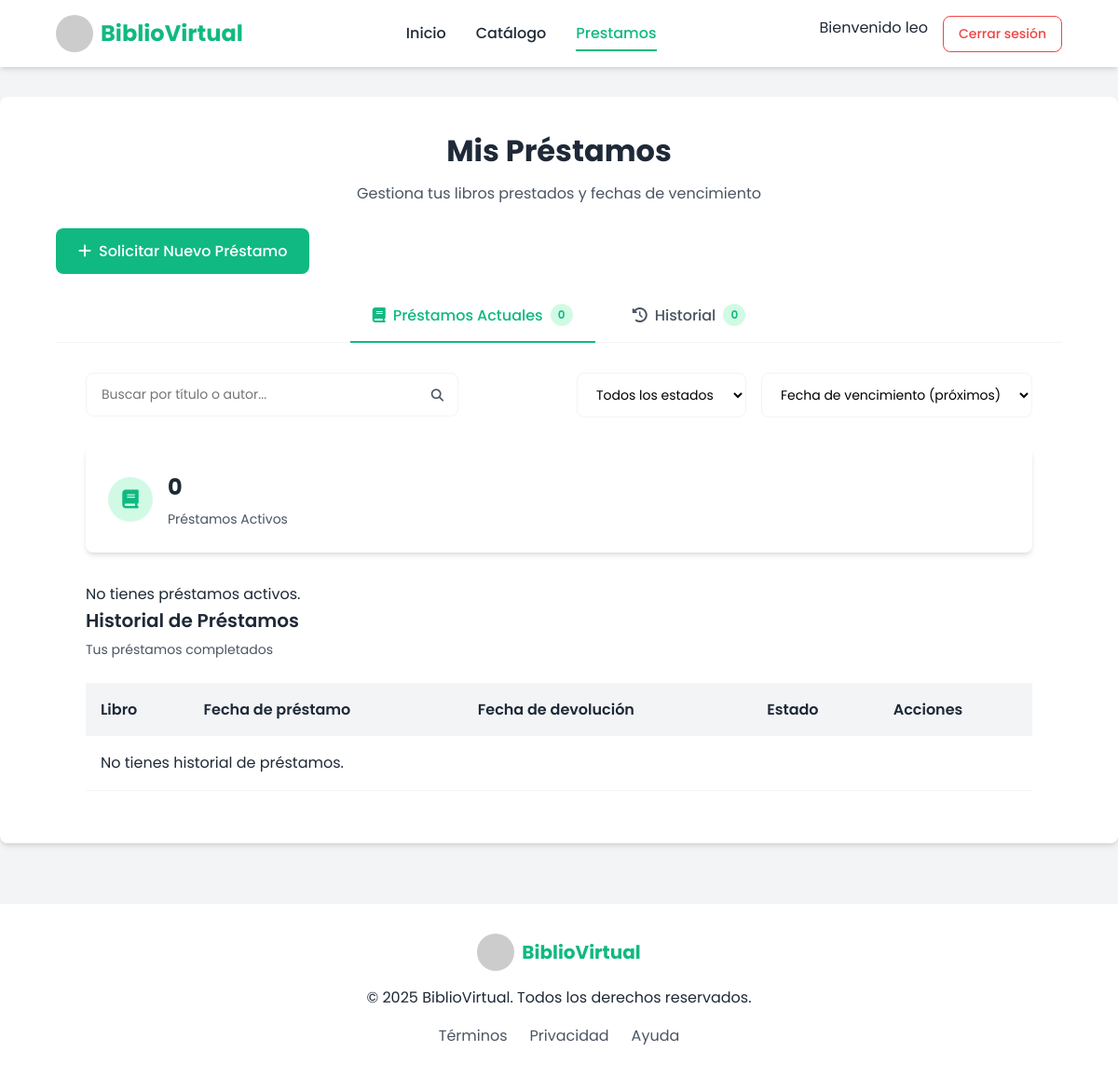
/prestamos/prestamos/ (signed in), run on an earlier commit of the app's database.
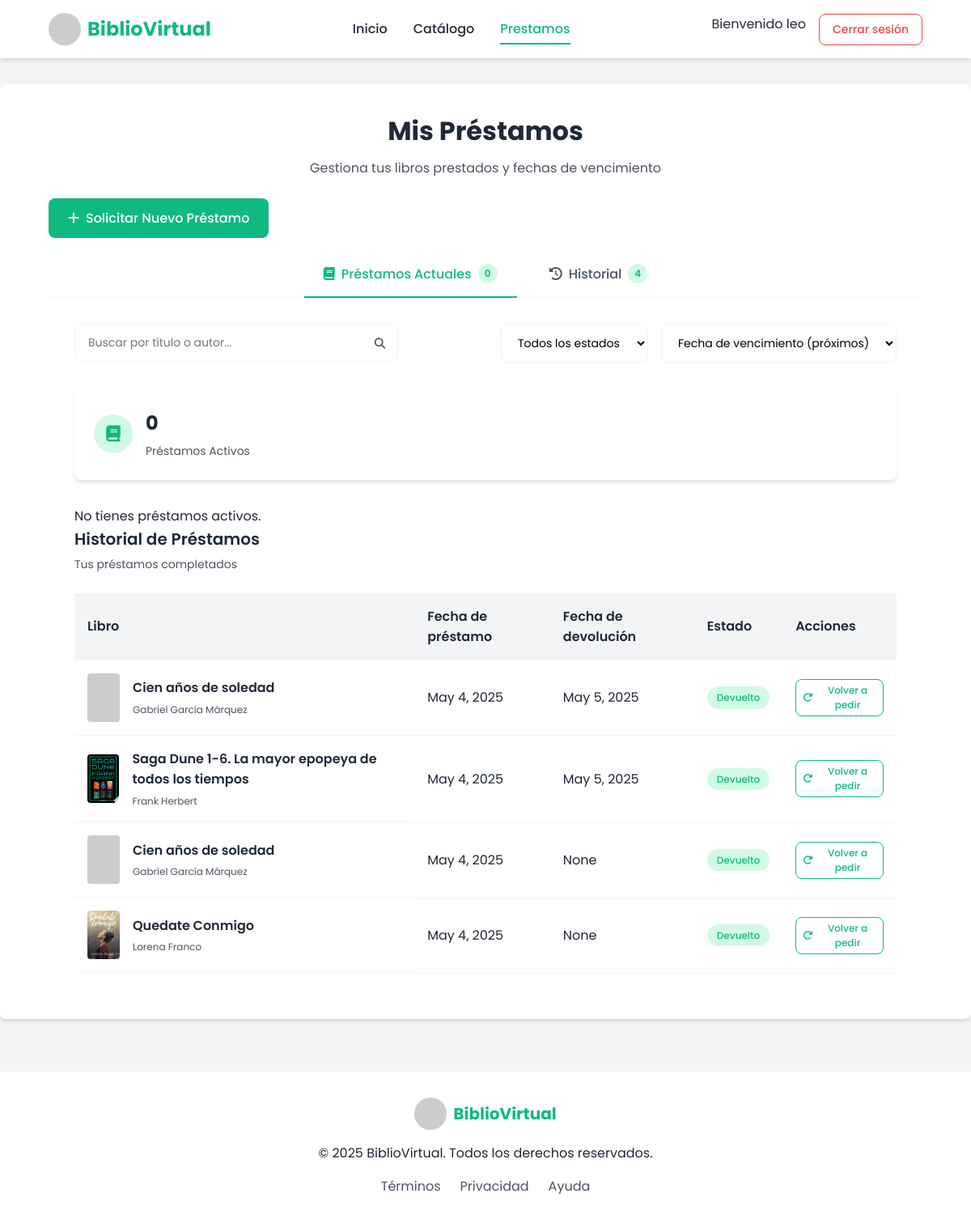
And on a later commit of the database.
### prestamos/models.py (models this page shows, shortened)
class Prestamo(models.Model):
    usuario = models.ForeignKey(Usuario, on_delete=models.CASCADE)
    libro = models.ForeignKey(Libro, on_delete=models.CASCADE)
    fecha_prestamo = models.DateField(auto_now_add=True)
    fecha_vencimiento = models.DateField()
    fecha_devolucion = models.DateField(null=True, blank=True)
    ESTADO_CHOICES = [
        ('pendiente', 'Pendiente'),
        ('activo', 'Activo'),
        ('vencido', 'Vencido'),
        ('devuelto', 'Devuelto'),
    ]
    estado = models.CharField(max_length=10, choices=ESTADO_CHOICES, default='activo')

### libros/models.py (models this page shows, shortened)
class Libro(models.Model):
    titulo = models.CharField(max_length=200)
    autor = models.CharField(max_length=100)
    editorial = models.CharField(max_length=100)
    año_publicacion = models.PositiveIntegerField()
    ISBN = models.CharField(max_length=13, unique=True)
    disponibilidad = models.BooleanField(default=True)
    genero = models.ForeignKey(Genero, on_delete=models.CASCADE)
    existencias = models.PositiveIntegerField(default=1)
    portada = models.ImageField(upload_to='portadas/', null=True, blank=True)
    portada_url = models.URLField(blank=True, null=True)
    def portada_preview(self):
        if self.portada:
            return mark_safe(
                f'<img src="{self.portada.url}" width="120" height="160" style="object-fit: contain; border: 1px solid #ccc;" />')
        elif self.portada_url:  # <--- MUESTRA LA URL SI LA IMAGEN AÚN NO SE HA GUARDADO
            return mark_safe(
                f'<img src="{self.portada_url}" width="120" height="160" style="object-fit: contain; border: 1px solid #ccc;" />')
        return "(Sin portada)"
    portada_preview.short_description = "Vista previa"

### prestamos/views.py (the view)
# urls.py: path('prestamos/', views.prestamos, name='prestamos'),
def prestamos(request):
    libros_disponibles = Libro.objects.filter(disponibilidad=True)
    prestamos_actuales_count = Prestamo.objects.filter(usuario=request.user, estado__in=['activo', 'pendiente', 'vencido']).count()
    historial_prestamos_count = Prestamo.objects.filter(usuario=request.user, estado='devuelto').count()
    context = {
        'libros_disponibles': libros_disponibles, # Pasar los libros disponibles al contexto
        'prestamos_actuales': Prestamo.objects.filter(usuario=request.user, estado__in=['activo', 'pendiente', 'vencido']).order_by('fecha_devolucion').select_related('libro'),
        'historial_prestamos': Prestamo.objects.filter(usuario=request.user, estado='devuelto').order_by('-fecha_devolucion').select_related('libro'),
        'prestamos_actuales_count': prestamos_actuales_count,
        'historial_prestamos_count': historial_prestamos_count,
    }
    return render(request, 'prestamos.html', context)

### prestamos/templates/prestamos.html (shortened to what the changed rows need)
    {% load static %}
    <!DOCTYPE html>
    <html lang="es">
    <head>
        <link rel="stylesheet" href="{% static 'css/prestamos.css' %}">
        <link rel="stylesheet" href="https://cdnjs.cloudflare.com/ajax/libs/font-awesome/6.4.0/css/all.min.css">
    </head>
    <body>
        <header class="header">
            <div class="container">
                <div class="logo">
                    <h1>BiblioVirtual</h1>
                </div>
            </div>
        </header>
        <main>
            {% if user.is_authenticated %}
            <div class="loans-container">
                <div class="container">
                    <div class="loans-header">
                        <h2>Mis Préstamos</h2>
                        <p>Gestiona tus libros prestados y fechas de vencimiento</p>
                        <button class="btn btn-primary new-loan-btn" id="newLoanBtn">
                            <i class="fas fa-plus"></i>
                            Solicitar Nuevo Préstamo
                        </button>
                    </div>
                    <div class="loans-tabs">
                        <button class="tab-btn active" data-tab="current">
                            <i class="fas fa-book"></i>
                            Préstamos Actuales
                            <span class="count">{{ prestamos_actuales_count }}</span>
                        </button>
                        <button class="tab-btn" data-tab="history">
                            <i class="fas fa-history"></i>
                            Historial
                            <span class="count">{{ historial_prestamos_count }}</span>
                        </button>
                    </div>
                    <div class="loans-content">
                        <div class="loans-filters">
                            <div class="search-box">
                                <input type="text" id="searchLoans" placeholder="Buscar por título o autor...">
                                <button class="search-btn">
                                    <i class="fas fa-search"></i>
                                </button>
                            </div>
                            <div class="filter-options">
                                <select id="statusFilter">
                                    <option value="all">Todos los estados</option>
                                </select>
                                <select id="sortLoans">
                                    <option value="duedate-asc">Fecha de vencimiento (próximos)</option>
                                </select>
                            </div>
                        </div>
                        <div class="tab-content active" id="current-tab">
                            <div class="loans-summary">
                                <div class="summary-card">
                                    <div class="summary-icon">
                                        <i class="fas fa-book"></i>
                                    </div>
                                    <div class="summary-info">
                                        <h3>{{ prestamos_actuales|length }}</h3>
                                        <p>Préstamos Activos</p>
                                    </div>
                                </div>
                                </div>
                            <div class="loans-list">
                                {% for prestamo in prestamos_actuales %}
                                    <div class="loan-card {% if prestamo.estado == 'vencido' %}overdue{% elif prestamo.fecha_devolucion <= today|date:'Y-m-d'|add:'7' %}soon{% else %}ontime{% endif %}">
                                        <div class="loan-status">
                                            <span class="status-badge">{{ prestamo.get_estado_display }}</span>
                                            {% if prestamo.estado == 'vencido' %}
                                                <span class="overdue-days">Vencido</span> {% elif prestamo.fecha_devolucion <= today|date:'Y-m-d'|add:'7' %}
                                                <span class="soon-days">Próximo a vencer</span> {% endif %}
                                        </div>
                                        <div class="loan-book">
                                            {% if prestamo.libro.portada %}
                                                <img src="{{ prestamo.libro.portada.url }}" alt="{{ prestamo.libro.titulo }}">
                                            {% elif prestamo.libro.portada_url %}
                                                <img src="{{ prestamo.libro.portada_url }}" alt="{{ prestamo.libro.titulo }}">
                                            {% else %}
                                                <img src="https://via.placeholder.com/120x180/cccccc/FFFFFF?text=Sin+Portada" alt="Sin Portada">
                                            {% endif %}
                                            <div class="loan-book-info">
                                                <h3>{{ prestamo.libro.titulo }}</h3>
                                                <p class="book-author">{{ prestamo.libro.autor }}</p>
                                                <div class="book-meta">
                                                    <span><i class="fas fa-bookmark"></i> {{ prestamo.libro.genero.nombre_genero }}</span>
                                                    <span><i class="fas fa-calendar"></i> {{ prestamo.libro.año_publicacion }}</span>
                                                </div>
                                            </div>
                                        </div>
                                        <div class="loan-details">
                                            <div class="loan-date">
                                                <span class="label">Prestado el:</span>
                                                <span class="value">{{ prestamo.fecha_prestamo }}</span>
                                            </div>
                                            <div class="due-date">
                                                <span class="label">Fecha de vencimiento:</span>
                                                <span class="value">{{ prestamo.fecha_vencimiento }}</span>
                                            </div>
                                            </div>
                                        <div class="loan-actions">
                                            <a href="{% url 'prestamos:devolver_libro' prestamo.id %}" class="btn btn-outline">
                                                <i class="fas fa-undo"></i>
                                                Devolver
                                            </a>
                                        </div>
                                    </div>
                                {% empty %}
                                    <p>No tienes préstamos activos.</p>
                                {% endfor %}
                            </div>
                        </div>
                        <div class="tab-content" id="history-tab">
                            <div class="loans-history-header">
                                <h3>Historial de Préstamos</h3>
                                <p>Tus préstamos completados</p>
                            </div>
                            <div class="loans-history-table">
                                <table>
                                    <thead>
                                        <tr>
                                            <th>Libro</th>
                                            <th>Fecha de préstamo</th>
                                            <th>Fecha de devolución</th>
                                            <th>Estado</th>
                                            <th>Acciones</th>
                                        </tr>
                                    </thead>
                                    <tbody>
                                        {% for prestamo in historial_prestamos %}
                                            <tr>
                                                <td class="book-cell">
                                                    {% if prestamo.libro.portada %}
                                                        <img src="{{ prestamo.libro.portada.url }}" alt="{{ prestamo.libro.titulo }}">
                                                    {% elif prestamo.libro.portada_url %}
                                                        <img src="{{ prestamo.libro.portada_url }}" alt="{{ prestamo.libro.titulo }}">
                                                    {% else %}
                                                        <img src="https://via.placeholder.com/40x60/cccccc/FFFFFF?text=Sin+Portada" alt="Sin Portada">
                                                    {% endif %}
                                                    <div>
                                                        <h4>{{ prestamo.libro.titulo }}</h4>
                                                        <p>{{ prestamo.libro.autor }}</p>
                                                    </div>
                                                </td>
                                                <td>{{ prestamo.fecha_prestamo }}</td>
                                                <td>{{ prestamo.fecha_devolucion}}</td>
                                                <td><span class="status-pill completed">{{ prestamo.get_estado_display }}</span></td>
                                                <td>
                                                    <button class="btn btn-sm btn-outline" disabled>
                                                        <i class="fas fa-redo"></i>
                                                        Volver a pedir
                                                    </button>
                                                </td>
                                            </tr>
                                        {% empty %}
                                            <tr><td colspan="5">No tienes historial de préstamos.</td></tr>
                                        {% endfor %}
                                    </tbody>
                                </table>
                            </div>
                            </div>
                </div>
            </div>
            {% else %}
                <div style="text-align: center; padding: 50px;">
                <h2>Necesitas iniciar sesión para ver o pedir préstamos.</h2>
                <a href="{% url 'login' %}" class="btn btn-primary" style="margin-top: 20px;">Iniciar Sesión</a>
            </div>
        {% endif %}
        </main>
    </body>
    </html>

What changed in the data, as far as the page shows it:
added Prestamo: libro.titulo "Cien años de soledad", libro.autor "Gabriel García Márquez", fecha_prestamo "May 4, 2025", fecha_devolucion "May 5, 2025", estado "Devuelto"
added Prestamo: libro.portada (picture), libro.titulo "Saga Dune 1-6. La mayor epopeya de todos los tiempos", libro.autor "Frank Herbert", fecha_prestamo "May 4, 2025", fecha_devolucion "May 5, 2025", estado "Devuelto"
added Prestamo: libro.titulo "Cien años de soledad", libro.autor "Gabriel García Márquez", fecha_prestamo "May 4, 2025", fecha_devolucion "None", estado "Devuelto"
added Prestamo: libro.portada (picture), libro.titulo "Quedate Conmigo", libro.autor "Lorena Franco", fecha_prestamo "May 4, 2025", fecha_devolucion "None", estado "Devuelto"
Also different on the page:
{{ historial_prestamos_count }}: "0" → "4"
text no longer shown: "No tienes historial de préstamos."
